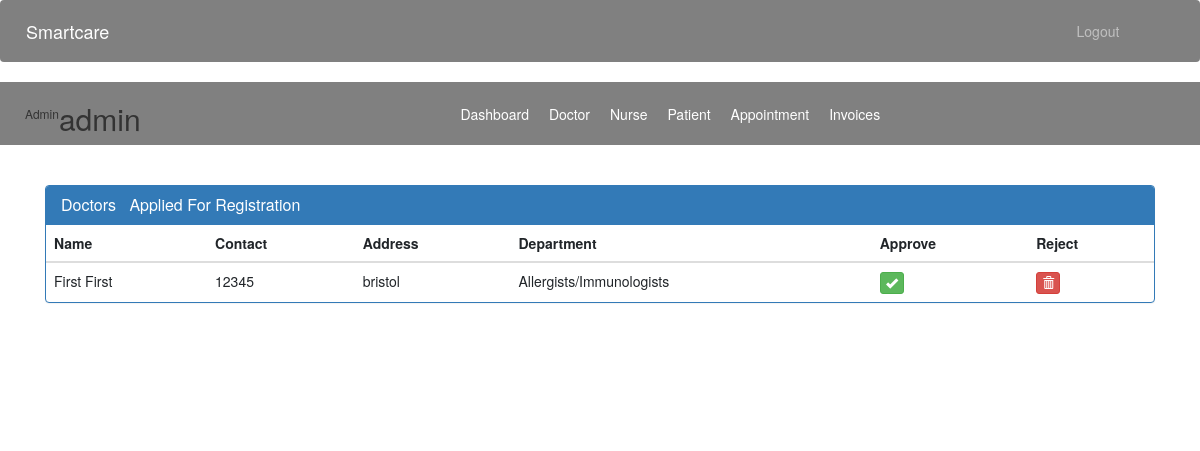
/admin-approve-doctor (signed in), run on the app's committed database.
### accounts/models.py (models this page shows, shortened)
class Doctor(models.Model):
    user=models.OneToOneField(User,on_delete=models.CASCADE)
    address = models.CharField(max_length=40)
    mobile = models.CharField(max_length=20,null=True)
    department= models.CharField(max_length=50,choices=departments,default='Cardiologist')
    status=models.BooleanField(default=False)
    @property
    def get_name(self):
        return self.user.first_name+" "+self.user.last_name

### accounts/views.py (the view)
# urls.py: path('admin-approve-doctor', views.admin_approve_doctor_view,name='admin-approve-doctor'),
@login_required(login_url='adminlogin')
@user_passes_test(is_admin)
def admin_approve_doctor_view(request):
    doctors=models.Doctor.objects.all().filter(status=False)
    return render(request,'smartcare/admin_approve_doctor.html',{'doctors':doctors})

### accounts/views.py (called while the page is built)
def is_admin(user):
    return user.groups.filter(name='ADMIN').exists()

### templates/smartcare/admin_approve_doctor.html (shortened to what this page needs)
{% extends 'smartcare/admin_base.html' %}
{% block content %}
{%load static%}
<head>
  <link href="//netdna.bootstrapcdn.com/bootstrap/3.0.0/css/bootstrap.min.css" rel="stylesheet" id="bootstrap-css">
</head>
<div class="container">
  <div class="panel panel-primary">
    <div class="panel-heading">
      <h6 class="panel-title">Doctors &nbsp Applied For Registration</h6>
    </div>
    <table class="table table-hover" id="dev-table">
      <thead>
        <tr>
          <th>Name</th>
          <th>Contact</th>
          <th>Address</th>
          <th>Department</th>
          <th>Approve</th>
          <th>Reject</th>
        </tr>
      </thead>
      {% for d in doctors %}
      <tr>
        <td> {{d.get_name}}</td>
        <td>{{d.mobile}}</td>
        <td>{{d.address}}</td>
        <td>{{d.department}}</td>
        <td><a class="btn btn-success btn-xs" href="{% url 'approve-doctor' d.id  %}"><span class="glyphicon glyphicon-ok"></span></a></td>
        <td><a class="btn btn-danger btn-xs" href="{% url 'reject-doctor' d.id  %}"><span class="glyphicon glyphicon-trash"></span></a></td>
      </tr>
      {% endfor %}
    </table>
  </div>
</div>
{% endblock content %}

### templates/smartcare/admin_base.html (shortened to what this page needs)
<!DOCTYPE html>
{% load static %}
<html lang="en">
  <head>
    <link
      rel="stylesheet"
      href="https://stackpath.bootstrapcdn.com/bootstrap/4.3.1/css/bootstrap.min.css"
    />
    <link
      rel="stylesheet"
      href="https://maxcdn.bootstrapcdn.com/font-awesome/4.7.0/css/font-awesome.min.css"
    />
    <link rel="stylesheet" href="{% static '/styles.css' %}" />
  </head>
  <body>
    <main>
      <div class="bs-example">
        <nav
          class="navbar navbar-expand-md navbar-dark fixed-top"
          style="background: Grey"
        >
          <a href="/admin-dashboard" class="navbar-brand">Smartcare</a>
          <div
            class="collapse navbar-collapse justify-content-between"
            id="navbarCollapse"
          >
            <div class="navbar-nav" style="margin-left: 90%">
              <a href="/logout" class="nav-item nav-link">Logout</a>
            </div>
          </div>
        </nav>
      </div>
      <nav class="menu" tabindex="0">
        <header class="avatar">
          <br /><br />
          <h6>Admin</h6>
          <h2>{{request.user.first_name}}</h2>
        </header>
        <ul>
          <li tabindex="0" class="icon-dashboard">
            <a
              style="color: white; text-decoration: none"
              href="/admin-dashboard"
              ><span>Dashboard</span></a
            >
          </li>
          <li tabindex="0" class="icon-customers">
            <a style="color: white; text-decoration: none" href="/admin-doctor"
              ><span>Doctor</span></a
            >
          </li>
          <li tabindex="0" class="icon-customers">
            <a style="color: white; text-decoration: none" href="/admin-nurse"
              ><span>Nurse</span></a
            >
          </li>
          <li tabindex="0" class="icon-users">
            <a style="color: white; text-decoration: none" href="/admin-patient"
              ><span>Patient</span></a
            >
          </li>
          <li tabindex="0" class="icon-calendar">
            <a
              style="color: white; text-decoration: none"
              href="/admin-appointment"
              ><span>Appointment</span></a
            >
          </li>
          <li tabindex="0" class="icon-users">
            <a style="color: white; text-decoration: none" href="/admin-invoice"
              ><span>Invoices</span></a
            >
          </li>
        </ul>
      </nav>
      <br /><br />
      {% block content %} {% endblock content %}
      <br /><br /><br /><br />
      <footer>
        <br />
        <div class="container">
          <div class="row">
            <div class="col-md-12 col-sm-12">
            </div>
          </div>
        </div>
      </footer>
    </main>
  </body>
</html>

### templates/smartcare/admin_base.html (style rules this page uses)
.navbar { position: relative; }
.menu { top: 100%; left: 0; background: grey; outline: none; display: flex; flex-direction: row; }
.menu ul { list-style: none; padding: 0; margin: auto; display: flex; align-items: center; }
.menu ul li { padding: 10px; }
.menu ul li a { color: white; text-decoration: none; }
.avatar { margin: 0px 0px 0px 25px; display: flex; align-items: center; }

### data on the page
Doctor: get_name "First First", mobile "12345", address "bristol", department "Allergists/Immunologists"

### other printed values
{{ request.user.first_name }} "admin"
